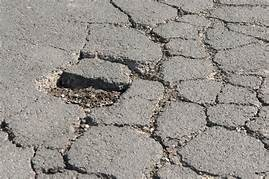
#> input picture Data_Set/class1/th (11).jpg, 269 x 179 px, given as the content of the folder C:/Users/chandrakumar/Desktop/My_projcet, which was not available
$ python -i alg2.py   (imports and definitions only)   (Python 2 division)
#> lines starting #> are read from the running program, lines starting #| are printed output that depends on the picture; after the words box and inside, x2 and y2 are one past the last pixel; in counts of white or black regions, pixels touching at a corner belong together; pictures that were not available may be replaced by others from this repository, and a replacement may not be noted
# -*- coding: utf-8 -*-
"""
Created on Wed Apr  1 10:38:05 2020

@author: chandrakumar
"""

import os
import numpy as np
import matplotlib.pyplot as plt
import matplotlib.image as mpimg
import cv2
import numpy

image_path = r'C:\Users\chandrakumar\Desktop\My_projcet'


def loadImages(path):
    image_files = sorted([os.path.join(path,file) for file in os.listdir(path) if
                          file.endswith('.jpg')])
    return image_files

def display_one(a,title= 'original'):
    plt.imshow(numpy.real(a)),plt.title(title)
    plt.xticks([]),plt.yticks([])
    plt.show()

def display(a,b,title1='original',title2='edited'):
    plt.subplot(121),plt.imshow(numpy.real(a)),plt.title(title1)
    plt.xticks([]),plt.yticks([])
    plt.subplot(121),plt.imshow(numpy.real(b)),plt.title(title2)
    plt.xticks([]),plt.yticks([])
    plt.show()

res_set = []
img_set = []

def processing(data):

#    display_one(data[0])

    img = [cv2.imread(i) for i in data]
#> img = 1 item

#    print([i.shape for i in img ])

    height =256
    width = 256
    dim = (width,height)
    res_img = []
    for i in range(len(img)):
        res = cv2.resize(img[i],dim,interpolation=cv2.INTER_LINEAR)
        res_img.append(res)
#> this loop made 1 pass
#> pass 1, in processing, `res = cv2.resize(img[i],dim,interpolation=cv2.INTER_LINEAR)`:
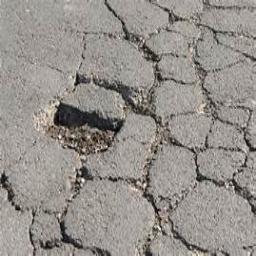
#> res: shape (256, 256, 3); mean of channels 0, 1, 2 139.7, 144.7, 149.5; drawn as B, G, R
#> after the loop, res_img = 1 item
#    print("resized image",i for i in res_img)

    original = res_img
#> original = 1 item
#    display_one(original)
    for i in original:
        display_one(i)

    no_noise = []
    for i in range(len(res_img)):
        blur = cv2.GaussianBlur(res_img[i],(5,5),0)
        no_noise.append(blur)
#> this loop made 1 pass
#> pass 1, in processing, `blur = cv2.GaussianBlur(res_img[i],(5,5),0)`:
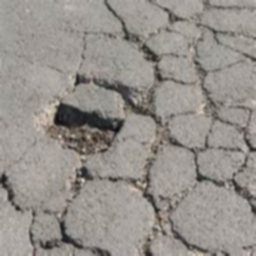
#> blur: shape (256, 256, 3); mean of channels 0, 1, 2 139.7, 144.7, 149.5; drawn as B, G, R
#> after the loop, no_noise = 1 item
    image = no_noise
#> image = 1 item
    for i in range(len(image)):
        display(original[i],image[i],'original','blured')
#> this loop made 1 pass
#> pass 1, in display, `plt.show()`:
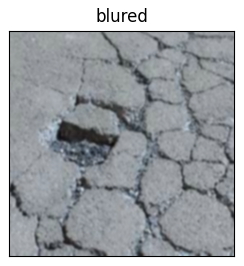
#> figure drawn by matplotlib, 1 panel
    imgs = image
#> imgs = 1 item


    for image in range(len(imgs)):

        gray= cv2.cvtColor(imgs[image],cv2.COLOR_RGB2GRAY)
        ret,thresh = cv2.threshold(gray,0,255,cv2.THRESH_BINARY_INV+cv2.THRESH_OTSU)

        display(original[image],thresh,"original","segmented")

            # Further noise removal
        kernel = np.ones((3, 3), np.uint8)
        opening = cv2.morphologyEx(thresh, cv2.MORPH_OPEN, kernel, iterations=2)

        # sure background area
        sure_bg = cv2.dilate(opening, kernel, iterations=3)

        # Finding sure foreground area
        dist_transform = cv2.distanceTransform(opening, cv2.DIST_L2, 5)
        ret, sure_fg = cv2.threshold(dist_transform, 0.7 * dist_transform.max(), 255, 0)

        # Finding unknown region
        sure_fg = np.uint8(sure_fg)
        unknown = cv2.subtract(sure_bg, sure_fg)

        #Displaying segmented back ground
        display(original[image], sure_bg, 'Original', 'Segmented Background')

        res_set.append(sure_bg)
#> this loop made 1 pass
#> kernel on pass 1: [[1, 1, 1], [1, 1, 1], [1, 1, 1]]
#> pass 1, in processing, `ret,thresh = cv2.threshold(gray,0,255,cv2.THRESH_BINARY_INV+cv2.THRESH..`:
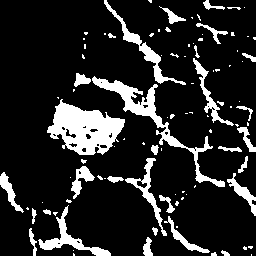
#> thresh: shape (256, 256); 15.1% white; 97 white regions (65 under 20 px), largest, box (x1, y1, x2, y2) and area: (47, 99, 125, 155) 2463, (92, 76, 225, 187) 1701, (104, 0, 186, 85) 737
#> pass 1, in processing, `opening = cv2.morphologyEx(thresh, cv2.MORPH_OPEN, kernel, iterations=2)`:
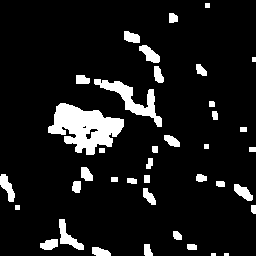
#> opening: shape (256, 256); 9.6% white; 39 white regions (2 under 20 px), largest, box (x1, y1, x2, y2) and area: (48, 103, 124, 155) 2228, (94, 79, 162, 127) 907, (59, 219, 84, 250) 300
#> pass 1, in processing, `sure_bg = cv2.dilate(opening, kernel, iterations=3)`:
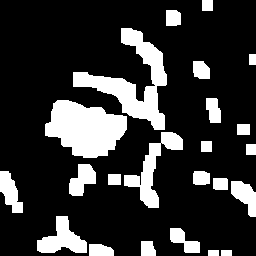
#> sure_bg: shape (256, 256); 20.3% white; 23 white regions, largest, box (x1, y1, x2, y2) and area: (45, 100, 127, 158) 3254, (73, 28, 167, 130) 3129, (124, 132, 183, 208) 1368
#> after the loop:
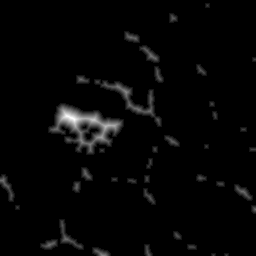
#> dist_transform: shape (256, 256) float32; min 0, max 12, mean 0.272; drawn with min black and max white
#> after the loop, res_set = 1 item

#        # Marker labelling
#        ret, markers = cv2.connectedComponents(sure_fg)
#
#        # Add one to all labels so that sure background is not 0, but 1
#        markers = markers + 1
#
#        # Now, mark the region of unknown with zero
#        markers[unknown == 255] = 0
#
#        markers = cv2.watershed(imgs[image], markers)
##        imgs[markers == -1] = [255, 0, 0]
#
        # Displaying markers on the image
#        display(imgs[image], markers, 'Original', 'Marked')

def main():
    # calling global variable
    global image_path
    global img_set
    global res_set
    '''The var Dataset is a list with all images in the folder '''
    dataset = loadImages(image_path)


    print("List of files the  in the folder:\n",dataset)
    print("--------------------------------")

    # sending all the images to pre-processing
    pro = processing(dataset)


#    from PIL import Image
#
#    for i in range(len(res_set)):
#        aimg = Image.fromarray(res_set[i])
#
#        aimg.save('Data/class1/'+str(i)+'.jpg','JPEG')
#
#
main()


>>> import cv2
>>> picture = cv2.imread('../Data_Set/class1/th (11).jpg', cv2.IMREAD_GRAYSCALE)
#> picture: shape (179, 269); min 0, max 255, mean 145.7
#> (the run stopped early here; a loop or call above may not have finished)

$ run again, on Data_Set/class1/th (22).jpg
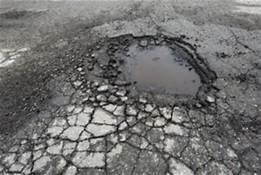
#> input picture Data_Set/class1/th (22).jpg, 261 x 175 px, given as the content of the folder C:/Users/chandrakumar/Desktop/My_projcet, which was not available
#> img = 1 item
#> the loop in processing, `for i in range(len(img)):` made 1 pass
#> the loop in processing, `for i in original:` made 1 pass
#> the loop in processing, `for i in range(len(res_img)):` made 1 pass
#> the loop in processing, `for i in range(len(image)):` made 1 pass
#> the loop in processing, `for image in range(len(imgs)): ` made 1 pass
#> kernel on pass 1: [[1, 1, 1], [1, 1, 1], [1, 1, 1]]
#> pass 1, in processing, `ret,thresh = cv2.threshold(gray,0,255,cv2.THRESH_BINARY_INV+cv2.THRESH..`:
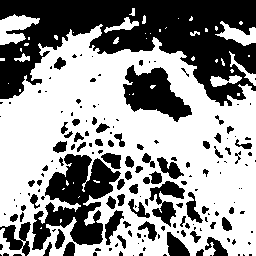
#> thresh: shape (256, 256); 58.1% white; 173 black regions (105 under 20 px), largest, box (x1, y1, x2, y2) and area: (0, 0, 256, 106) 14508, (32, 154, 121, 250) 4157, (123, 65, 192, 122) 2104
#> after the loop in processing, `for image in range(len(imgs)):`:
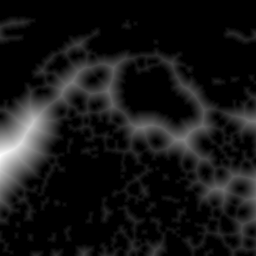
#> dist_transform: shape (256, 256) float32; min 0, max 38.6, mean 3.3; drawn with min black and max white

$ run again, on Data_Set/class1/th (7).jpg
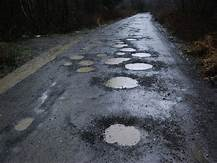
#> input picture Data_Set/class1/th (7).jpg, 217 x 163 px, given as the content of the folder C:/Users/chandrakumar/Desktop/My_projcet, which was not available
#> img = 1 item
#> the loop in processing, `for i in range(len(img)):` made 1 pass
#> the loop in processing, `for i in original:` made 1 pass
#> the loop in processing, `for i in range(len(res_img)):` made 1 pass
#> the loop in processing, `for i in range(len(image)):` made 1 pass
#> the loop in processing, `for image in range(len(imgs)): ` made 1 pass
#> kernel on pass 1: [[1, 1, 1], [1, 1, 1], [1, 1, 1]]
#> after the loop in processing, `for image in range(len(imgs)):`:
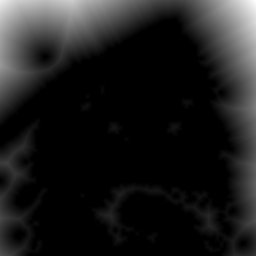
#> dist_transform: shape (256, 256) float32; min 0, max 75.75, mean 8.6; drawn with min black and max white
